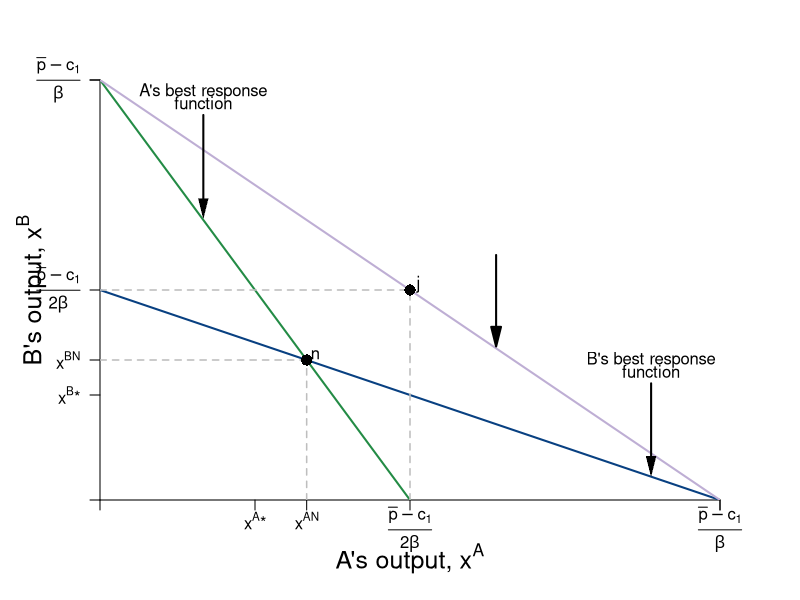

Generate this figure with R: (Note: this script raises an error after producing the figure.)
#Graph Designer: Simon Halliday & Madeleine Wettach '20
#Authors: Bowles, Foley and Halliday
#Title: Microeconomics: Competition, Conflict and Coordination

require(shape)
pdf(file = "competitionmarkets/cournot_brfs_social.pdf", width = 9, height = 7)

#Set parameters for graphics
axislabelsize <- 1.5
graphlinewidth <- 2
segmentlinewidth <- 1.5

COL <- c("#7fc97f", "#beaed4", "#fdc086", "#ffff99", "#386cb0", "#f0027f", "#bf5b17", "#666666")
COLA <- c("#99d8c9","#66c2a4","#41ae76", "#238b45", "#005824")
COLB <- c("#4eb3d3", "#2b8cbe", "#0868ac","#084081")

par(mar =  c(5, 5, 4, 4))

socialW <- function(xa, s = 0.5, pmax = 20, c1 = 2, slope = 1) {
  (pmax - c1)/s - slope*xa
}

piA <- function(xa, xb, s = 0.5, pmax = 20, c1 = 2) {
  (pmax - s*xb)*xa - s*(xa)^2 - c1*xa
}

piB <- function(xa, xb, s = 0.5, pmax = 20, c1 = 2) {
  (pmax - s*xa)*xb - s*(xb)^2 - c1*xb
}

brfB <- function(xa, s = 0.5, pmax = 20, c1 = 2) {
  (pmax - c1)/(2*s) - (1/2)*xa
}

brfA <- function(xa, s = 0.5, pmax = 20, c1 = 2) {
  (pmax - c1)/s - 2*xa
}

xANE <- function(pbar, beta = 2, c1 = 1){
  (pbar - c1)/(3*beta)
}

isoA <- function(xa, s = 0.5, pmax = 20, c1 = 2, piA = 72){
  -(c1*xa - pmax*xa + s*xa^2 + piA)/(s*xa)
}

isoB1 <- function(xa, s = 0.5, pmax = 20, c1 = 2, piB = 72){
  (-sqrt((c1 - pmax + s*xa)^2 - 4*piB*s) - c1 + pmax -s*xa)/(2*s)
}

isoB2 <- function(xa, s = 0.5, pmax = 20, c1 = 2, piB = 72){
  (sqrt((c1 - pmax + s*xa)^2 - 4*piB*s) - c1 + pmax -s*xa)/(2*s)
}


#Input into Wolfram Alpha: solve for x y = 1/b - (0.5*x)/(a*b) - u/(a*b*x)

#solve for y 72 = (p - s*y)*x - s*(x)^2 - c1*x 
#solve for y 72 = (p - s*x)*y - s*(y)^2 - c1*y

xlims <- c(0, 36)
ylims <- c(0, 36)

npts <- 501 
x <- seq(xlims[1], xlims[2], length.out = npts)
y <- seq(ylims[1], ylims[2], length.out = npts) 
a <- c(72, 81)
b <- c(72, 81)

plot(0, 0, xlim = xlims, ylim = ylims, type = "n",
     xlab = expression(paste("")),
     ylab = expression(paste("")), 
     xaxt = "n", 
     yaxt = "n", 
     cex.lab = axislabelsize, 
     bty = "n",
     xaxs="i", 
     yaxs="i")

# ticksy <- seq(from = 0, to = ylims[2], by = 2)
# ylabels <- seq(from = 0, to = ylims[2], by = 2)
# ticksx <- seq(from = 0, to = xlims[2], by = 2)
# xlabels <- seq(from = 0, to = xlims[2], by = 2)
ticksy <- c(0, 9, 12, 18, 36, ylims[2])
ylabels <- c(NA, expression(paste(x^{B},"*")), expression(paste(x^{BN})), expression(paste( frac(bar(p) - c[1],2*beta) )), expression(paste( frac(bar(p) - c[1],beta) )), NA)
ticksx <- c(0, 9, 12, 18, 36, xlims[2])
xlabels <- c(NA, expression(paste(x^{A},"*")), expression(paste(x^{AN})), expression(paste(frac(bar(p) - c[1],2*beta))), expression(paste( frac(bar(p) - c[1],beta) )), NA)


axis(1, at = ticksx, pos = 0, labels = FALSE)
text(x = c(0, 9, 12, 18, 36, xlims[2]), par("usr")[3] - 0.4, labels = xlabels, srt = 0, pos = 1, xpd = TRUE)
axis(2, at = ticksy, pos = 0, labels = ylabels, las = 1)

npts <- 500 
xx1 <- seq(xlims[1], xlims[2], length.out = npts)

#Pareto-improving lens
# xpoly1 <- seq(from = 5.95, to = 12, length.out = 500)
# ypoly1 <- isoA(xpoly1)
# ypoly2 <- isoB1(xpoly1)
# polygon(x = c(xpoly1, rev(xpoly1)), y = c(ypoly1, rev(ypoly2)), col=COL[4], density=NULL, border = NA)


lines(xx1, brfA(xx1, s = 0.5, pmax = 20, c1 = 2), col = COLA[4], lwd = graphlinewidth)
lines(xx1, brfB(xx1, s = 0.5, pmax = 20, c1 = 2), col = COLB[4], lwd = graphlinewidth)
lines(xx1, socialW(xx1, s = 0.5, pmax = 20, c1 = 2), col = COL[2], lwd = graphlinewidth)


# contour(y, x, 
#         outer(x, y, piA),
#         #labels = c("v1", "v2", "v3"),
#         drawlabels = FALSE,
#         col = COLA[3],
#         #xlab = expression(paste("A's Apples, ", x)),
#         #ylab = expression(paste("A's Oranges, ", y)),
#         #cex.lab = axislabelsize,
#         lwd = segmentlinewidth,
#         levels = a, 
#         xaxs="i", 
#         yaxs="i", 
#         add = TRUE) 

text(0.5*(xlims[2]), -5, expression(paste("A's output, ", x^A)), xpd = TRUE, cex = axislabelsize) 
text(-4, 0.5*ylims[2], expression(paste("B's output, ", x^B)), xpd = TRUE, cex = axislabelsize, srt = 90) 

#Add arrows:
#arrows(-0.8, 10, -0.8, 14, xpd = TRUE, length=0.1,angle=40,lwd=3)
#arrows(6.2, -1.7, 9, -1.7, xpd = TRUE, length=0.1,angle=40,lwd=3)


# contour(x, y, 
#         outer(x, y, piB),
#         #labels = c("v1", "v2", "v3"),
#         drawlabels = FALSE,
#         col = COLB[2],
#         #xlab = expression(paste("")),
#         #ylab = expression(paste("")),
#         lwd = segmentlinewidth,
#         levels = b, 
#         add = TRUE
#         #xaxs="i", 
#         #yaxs="i"
# ) 


#segments(4.11765, 6.17647, 5.88, 8.88, lty = 1, col = COL[2] , lwd = graphlinewidth)
# text(7.3, 3, expression("Pareto Efficient"))
# text(7.3, 2.4, expression("Curve"))
# Arrows(7.3, 3.5, 7.3, 6.1, col = "black", lty = 1, lwd = 2, arr.type = "triangle", arr.lwd = 0.5)

#Label the iso-welfare functions for the HG, Aisha
# text(4.1, 1.5, expression(pi[1]^A))
# text(6.2, 1.5, expression(pi[2]^A))
#text(6, 1.5, expression(pi[3]^A))
#text(7, 1.5, expression(pi[Opp]^A))
#text(6.6, 8.3, expression(u[4]^A))

#Label the indifference curves for the HG, Betty
#text(11.8, 18, expression(pi[Vic]^B))
# text(8.5, 22, expression(pi[1]^B))
# text(5.6, 22, expression(pi[2]^B))
#text(8.4, 18, expression(pi[3]^B))
#text(3.4, 6.9, expression(v[4]^B))

#Label Nash Equilibrium 
segments(0, 12, 12, 12, lty = 2, col = "gray" , lwd = segmentlinewidth)
segments(12, 0, 12, 12, lty = 2, col = "gray" , lwd = segmentlinewidth)
points(12, 12, pch = 16, col = "black", cex = 1.5)
#text(14, 12.4, expression(paste("Nash Equilibrium")))
text(12.5, 12.5, expression(paste(n)))

#Checking points
#points(5.95, 5.95, pch = 16, col = "black", cex = 1.5)
#segments(8, 10, 10, 8, lty = 1, col = COL[2] , lwd = graphlinewidth)

# 
# text(9, 9.9, expression(paste(i)))
# segments(0, 9, 9, 9, lty = 2, col = "gray" , lwd = segmentlinewidth)
# segments(9, 0, 9, 9, lty = 2, col = "gray" , lwd = segmentlinewidth)
# segments(13.5, 0, 13.5, 9, lty = 2, col = "gray" , lwd = segmentlinewidth)
# points(9, 9, pch = 16, col = "black", cex = 1.5)
# points(13.5, 9, pch = 16, col = "black", cex = 1.5)
# text(13.45, 9.6, expression(paste("d")))


# points(10, 8, pch = 16, col = "black", cex = 1.5)
# text(10, 8.6, expression(paste("f")))
# points(8, 10, pch = 16, col = "black", cex = 1.5)
# text(8, 10.6, expression(paste("g")))


# #Annotate Pareto Efficient Curve and relevant points

# points(6, 8, pch = 16, col = "black", cex = 1.5)
# text(6, 8.5, expression(paste("g")))
# 
# points(8, 6, pch = 16, col = "black", cex = 1.5)
# text(7, 7.5, expression(paste("i")))
# 
# points(7, 7, pch = 16, col = "black", cex = 1.5)
# text(8, 6.5, expression(paste("f")))

segments(0, 18, 18, 18, lty = 2, col = "gray" , lwd = segmentlinewidth)
segments(18, 0, 18, 18, lty = 2, col = "gray" , lwd = segmentlinewidth)
points(18, 18, pch = 16, col = "black", cex = 1.5)
text(18.5, 18.5, expression(paste(j)))

#B's brf
text(32, 12, expression(paste("B's best response")))
text(32, 11, expression(paste("function")))
Arrows(32, 10, 32, 2.9, col = "black", lty = 1, lwd = 2, arr.type = "triangle", arr.lwd = 0.5)

#A's brf
text(6, 35, expression(paste("A's best response")))
text(6, 34, expression(paste("function")))
Arrows(6, 33, 6, 25, col = "black", lty = 1, lwd = 2, arr.type = "triangle", arr.lwd = 0.5)

#Arrow for owners and consumers
Arrows(23, 21, 23, 14, lty = 1, lwd = 2, arr.type = "triangle",  col = "black")
text(23, 23, expression(paste("Efficient output")), cex = labelsize)
text(23, 22, expression(paste("for consumers")), cex = labelsize)
# 
# Arrows(12, 8, 9.5, 5.5, lty = 1, lwd = 2, arr.type = "triangle",  col = "#f0027f")
# text(10.5, 5, expression(paste("Better")), cex = labelsize)
# text(10.5, 4, expression(paste("for")), cex = labelsize)
# text(10.5, 3, expression(paste("owners")), cex = labelsize)

#f0027f
#e41a1c
dev.off()
